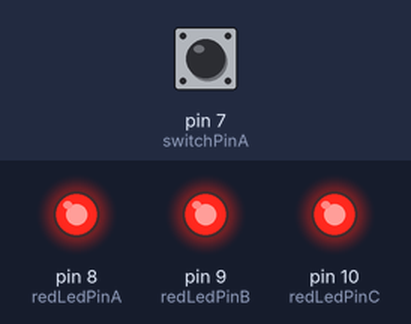
Bench run of a sketch on a simulated Arduino Uno, built with avr-gcc and run on an emulated ATmega328P. Parts: output pins drawn as LEDs (lit = HIGH). Dashed ring = blinking. The test bench sets the inputs (shaded band); at power-on: pin 7 (switchPinA) LOW.

Above: at 0.1 s.
At 1.7 s:
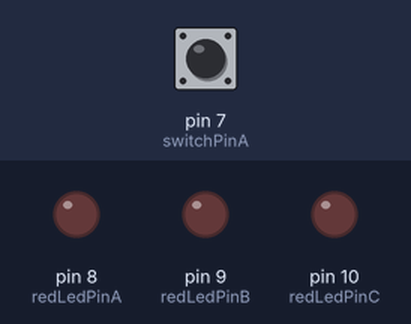
1.8 s: pin 7 (switchPinA) pulled HIGH for 0.15 s
At 2.17 s:
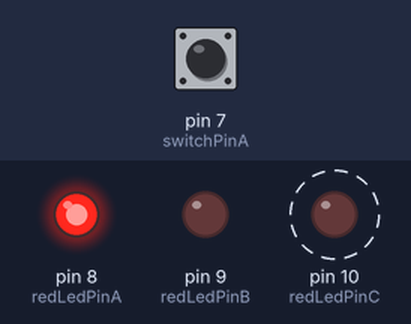
4.8 s: pin 7 (switchPinA) pulled HIGH for 3.2 s
Timing chart, 0 to 15.5 s (numbered marks = the images above; inputs shaded):
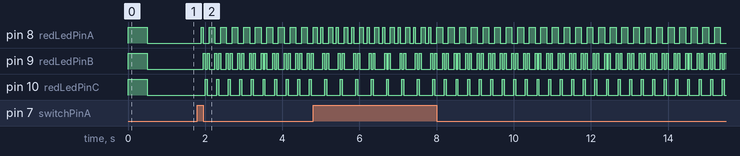

The sketch:

sketch_3lightsnappe.ino
```cpp
int switchPinA =7;
int redLedPinA =8;
int redLedPinB =9;
int redLedPinC =10;
int redLedPinMode =0;
int redLedCDelay =50;

void setup()
{
  pinMode(switchPinA, INPUT);
  pinMode(redLedPinA, OUTPUT);
  pinMode(redLedPinB, OUTPUT);
  pinMode(redLedPinC, OUTPUT);

  digitalWrite(redLedPinA, HIGH);
  digitalWrite(redLedPinB, HIGH);
  digitalWrite(redLedPinC, HIGH);
  delay(500);
  digitalWrite(redLedPinA, LOW);
  digitalWrite(redLedPinB, LOW);
  digitalWrite(redLedPinC, LOW);
}

void loop()
{
  if (digitalRead(switchPinA) == HIGH)
  {
    if (redLedPinMode !=1)
    {
      redLedPinMode =1;
    }
    else
    {
      redLedPinMode =0;
    }
  }

  delay(100);

  if (redLedPinMode ==0)
  {
    digitalWrite(redLedPinA, LOW);
    digitalWrite(redLedPinB, LOW);
    digitalWrite(redLedPinC, LOW);
  }

  if (redLedPinMode ==1)
  {
    digitalWrite(redLedPinA, HIGH);
    delay(redLedCDelay);
    digitalWrite(redLedPinA, LOW);
    digitalWrite(redLedPinB, HIGH);
    delay(redLedCDelay);
    digitalWrite(redLedPinB, LOW);
    digitalWrite(redLedPinC, HIGH);
    delay(redLedCDelay);
    digitalWrite(redLedPinC, LOW);
    digitalWrite(redLedPinB, HIGH);
    delay(redLedCDelay);
    digitalWrite(redLedPinB, LOW);
    digitalWrite(redLedPinA, HIGH);
  }
}
```

Measured:
- after the input at 1.8 s, pin 8 (redLedPinA): LOW → HIGH after 0.10 s, then repeats every 0.30 s: LOW 0.15 s, HIGH 0.15 s; pin 9 (redLedPinB): LOW → HIGH after 0.15 s, then repeats every 0.30 s: LOW 0.05 s, HIGH 0.05 s, LOW 0.15 s, HIGH 0.05 s; pin 10 (redLedPinC): alternates HIGH for 0.05 s and LOW for 0.25 s, starting after 0.20 s
